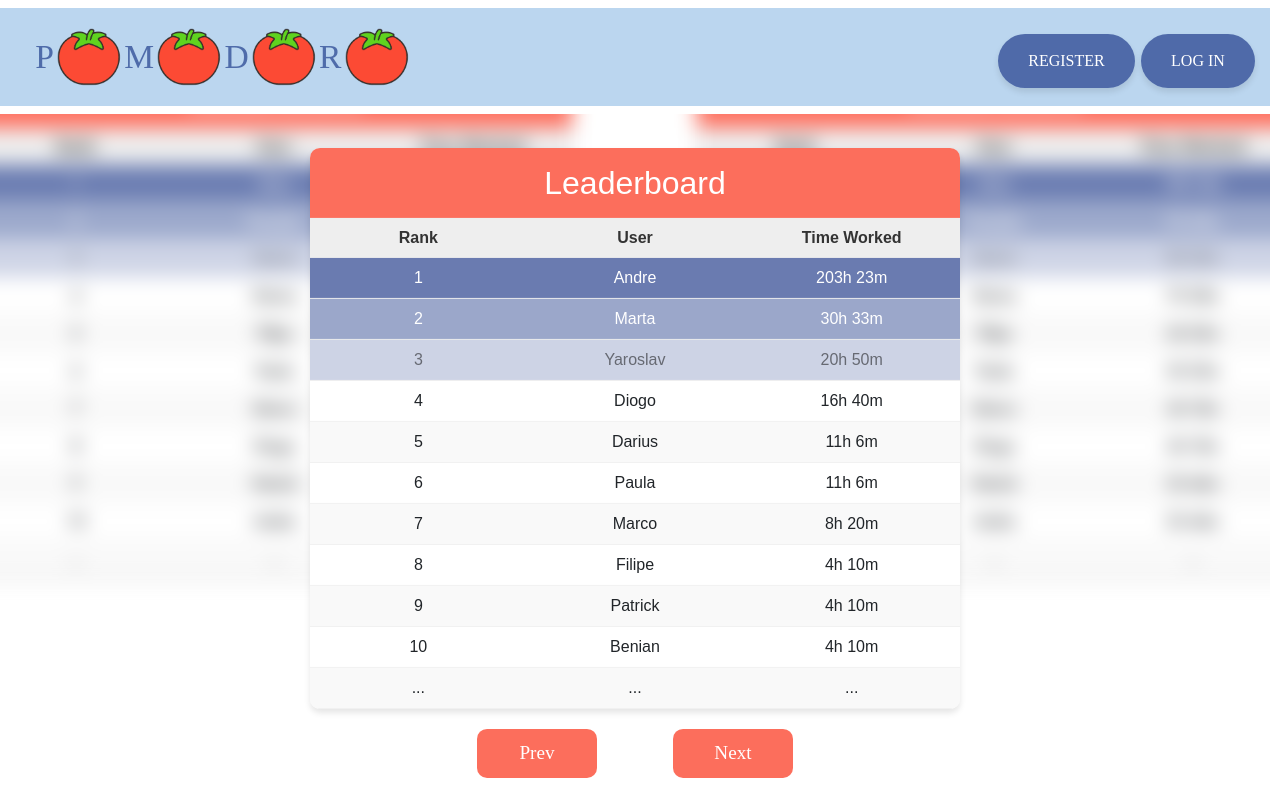
/leaderboard?timeframe=&action=prev, run on the app's committed database.
### tables this page shows
CREATE TABLE users (
    id INTEGER PRIMARY KEY AUTOINCREMENT NOT NULL,
    username TEXT NOT NULL, hash TEXT NOT NULL
);

### blueprints/main/leaderboard.py (the view)
@leaderboard_bp.route('/leaderboard', methods=['GET'])
def show_leaderboard():
	timeframe = request.args.get('timeframe', 'today')
	action = request.args.get('action', None)  # Check if action (prev/next) is specified
	print(action)
	current_index = session.get('current_index', 0)
	if action == 'prev':
		current_index = (current_index - 1) % len(TIMEFRAMES)  # Wrap around with modulo
	elif action == 'next':
		current_index = (current_index + 1) % len(TIMEFRAMES)  # Wrap around with modulo
	session['current_index'] = current_index
	timeframe = TIMEFRAMES[current_index]
	return leaderboard(timeframe)

### app.py (called while the page is built)
@app.after_request
def after_request(response):
	response.headers["Cache-Control"] = "no-cache, no-store, must-revalidate"
	response.headers["Expires"] = 0
	response.headers["Pragma"] = "no-cache"
	return response

### templates/leaderboard.html (shortened to what this page needs)
{% extends "layout.html" %}
{% block main %}
	<div class="leaderboard-container">
		<div class="leaderboard">
			<h2>Leaderboard</h2>
			<div class="leaderboard-header leader-container">
				<div class="rank">Rank</div>
				<div class="user">User</div>
				<div class="time">Time Worked</div>
			</div>
			<div class="leaderboard-rows ">
				{% for entry in leaderboard_data %}
					<div class="leaderboard-row leader-container">
						<div class="rank">{{ entry.rank }}</div>
						<div class="user">{{ entry.username }}</div>
						<div class="time">{{ entry.total_time }}</div>
					</div>
				{% endfor %}
				{% if leaderboard_data|length < 11 %}
					{% for i in range(leaderboard_data|length, 11) %}
						<div class="leaderboard-row more-users leader-container">
							<div class="rank">...</div>
							<div class="user">...</div>
							<div class="time">...</div>
						</div>
					{% endfor %}
				{% endif %}
			</div>
		</div>
		<div class="leaderboard-navigation">
			<a href="{{ url_for('main.leaderboard.show_leaderboard', timeframe=timeframe, action='prev') }}">
				<button>Prev</button>
			</a>
			<a href="{{ url_for('main.leaderboard.show_leaderboard', timeframe=timeframe, action='next') }}">
				<button>Next</button>
			</a>
		</div>
	</div>
	<div class="blurred-leaderboards-left">
		<img src="{{ url_for('static', filename='images/day-leaderboard.png') }}" alt="Day Leaderboard" class="blurred-leaderboard-left">
	</div>
	<div class="blurred-leaderboards-right">
		<img src="{{ url_for('static', filename='images/day-leaderboard.png') }}" alt="Day Leaderboard" class="blurred-leaderboard-right">
	</div>
{% endblock %}

### templates/layout.html (shortened to what this page needs)
<!DOCTYPE html>
<html lang="en">
	<head>
		<link href="https://cdn.jsdelivr.net/npm/bootstrap@5.3.3/dist/css/bootstrap.min.css" rel="stylesheet">
		<link href="/static/css/styles.css" rel="stylesheet">
		<link href="/static/css/calendar.css" rel="stylesheet">
		<link href="/static/css/leaderboard.css" rel="stylesheet">
		<link href="/static/css/statistics.css" rel="stylesheet">
		<link href="/static/css/buttons.css" rel="stylesheet">
		<link href="/static/css/nav.css" rel="stylesheet">
	</head>
	<body>
		<nav class="navbar navbar-light">
			<div class="container-fluid blue-band navbar-expand-md">
				<a class="navbar-brand" href="/">
					<span class="letter">P</span>
					<img src="{{ url_for('static', filename='images/tomato.png') }}" class="nav-img" alt="o">
					<span class="letter">M</span>
					<img src="{{ url_for('static', filename='images/tomato.png') }}" class="nav-img" alt="o">
					<span class="letter">D</span>
					<img src="{{ url_for('static', filename='images/tomato.png') }}" class="nav-img" alt="o">
					<span class="letter">R</span>
					<img src="{{ url_for('static', filename='images/tomato.png') }}" class="nav-img" alt="o">
				</a>
				<div class="collapse navbar-collapse" id="navbar">
					{% if session["user_id"] %}
						<ul class="navbar-nav me-auto mt-2">
							<li class="nav-item"><a class="btn" href="/statistics">Statistics</a></li>
							<li class="nav-item"><a class="btn" href="/calendar">Calendar</a></li>
							<li class="nav-item"><a class="btn" href="/leaderboard">Leaderboard</a></li>
						</ul>
						<ul class="navbar-nav ms-auto mt-2">
							<li class="nav-item"><a class="btn" href="/logout">Log Out</a></li>
						</ul>
					{% else %}
						<ul class="navbar-nav ms-auto mt-2">
							<li class="nav-item"><a class="btn" href="/register">Register</a></li>
							<li class="nav-item"><a class="btn" href="/login">Log In</a></li>
						</ul>
					{% endif %}
				</div>
			</div>
		</nav>
		<main class="container py-5 text-center futura">
			{% block main %}{% endblock %}
		</main>
	</body>
</html>

### static/css/styles.css (style rules this page uses)
:root { --grey-color: rgba(200, 200, 200, 0.3); --darkblue-color: rgba(7, 36, 124, 0.6); --red-color: rgba(252, 74, 52, 0.8); --green-color: rgba(95, 211, 31, 1); --blue-color: rgba(30, 119, 201, 0.3); }
body { background-color: white; background-size: 20px 20px; background-position: center; }
.futura { font-family: 'Futura'; }
.container { display: flex; justify-content: center; align-items: center; }

### static/css/leaderboard.css (style rules this page uses)
.leaderboard { width: 100%; max-width: 650px; margin: 0; background-color: #ffffff; border-radius: 10px; box-shadow: 0 4px 6px rgba(0, 0, 0, 0.1); font-family: 'Futura', sans-serif; overflow: hidden; }
.leaderboard h2 { text-align: center; background-color: rgba(252, 74, 52, 0.8); color: white; padding: 1rem; margin: 0; }
.leaderboard-header { display: grid; grid-template-columns: 1fr 2fr 2fr; background-color: rgba(200, 200, 200, 0.3); font-weight: bold; padding: 0.5rem; text-align: left; color: #333; }
.leaderboard-rows { display: flex; flex-direction: column; }
.leaderboard-row { display: grid; grid-template-columns: 1fr 2fr 2fr; padding: 0.5rem; border-bottom: 1px solid #f0f0f0; align-items: center; }
.leaderboard-row:nth-child(odd) { background-color: #f9f9f9; }
.leaderboard-row:first-child { background-color: rgba(7, 36, 124, 0.6); color: rgba(255, 255, 255); }
.leaderboard-row:nth-child(2) { background-color: rgba(7, 36, 124, 0.4); color: rgba(255, 255, 255); }
.leaderboard-row:nth-child(3) { background-color: rgba(7, 36, 124, 0.2); color: rgba(0, 0, 0, 0.5); }
.leader-container { display: grid; grid-template-columns: 1fr 1fr 1fr; text-align: center; gap: 1rem; }
.leaderboard-container { width: 100%; max-width: 650px; position: absolute; top: 50%; left: 50%; transform: translate(-50%, -40%); align-items: center; flex-direction: column; align-items: center; }
.blurred-leaderboards-left { display: flex; flex-direction: row; gap: 1rem; left: -200px; z-index: -1; width: 100%; max-width: 600px; position: absolute; top: 50%; left: 50%; transform: translate(-110%, -65%); }
.blurred-leaderboard-left { width: 100%; height: auto; filter: blur(10px); }
.blurred-leaderboards-right { display: flex; flex-direction: row; gap: 1rem; left: +200px; z-index: -1; width: 100%; max-width: 600px; position: absolute; top: 50%; left: 50%; transform: translate(10%, -65%); }
.blurred-leaderboard-right { width: 100%; height: auto; filter: blur(10px); }
.leaderboard-navigation { display: flex; flex-direction: row; gap: 1rem; margin-top: 20px; justify-content: center; }
.leaderboard-navigation button { flex: none; width: 120px; background-color: rgba(252, 74, 52, 0.8); color: white; border: none; cursor: pointer; margin-right: 30px; margin-left: 30px; border-radius: 10px; }

### static/css/buttons.css (style rules this page uses)
button { padding: 10px 20px; font-size: 1.2em; cursor: pointer; background-color: #28a745; color: white; border: none; border-radius: 5px; }

### static/css/nav.css (style rules this page uses)
nav .navbar-brand { padding: 20px; font-size: 3em; display: flex; align-items: center; }
.letter { font-family: 'Futura'; color: rgba(7, 36, 124, 0.6); font-size: 0.7em; line-height: 1; margin: 0.2rem 0.2rem; }
.nav-img { height: 1.2em; width: auto; }
nav { background-color: white; background-image: none; position: absolute; width: 100%; }
nav .navbar-nav { display: flex; align-items: center; }
.blue-band { background-color: rgba(30, 119, 201, 0.3); width: 100%; top: 0; position: relative; }
.btn { font-family: 'Futura'; border-radius: 50px; margin: 0 0.2rem; padding: 15px 30px; background-color: rgba(7, 36, 124, 0.6); color: rgb(255, 255, 255); border: none; cursor: pointer; transition: background-color 0.3s, transform 0.2s; text-align: center; text-decoration: none; display: inline-block; text-transform: uppercase; box-shadow: 0 4px 6px rgba(0, 0, 0, 0.1); vertical-align: middle; }

### data on the page
users: rank "1", username "Andre", total_time "203h 23m"
users: rank "2", username "Marta", total_time "30h 33m"
users: rank "3", username "Yaroslav", total_time "20h 50m"
users: rank "4", username "Diogo", total_time "16h 40m"
users: rank "5", username "Darius", total_time "11h 6m"
users: rank "6", username "Paula", total_time "11h 6m"
users: rank "7", username "Marco", total_time "8h 20m"
users: rank "8", username "Filipe", total_time "4h 10m"
users: rank "9", username "Patrick", total_time "4h 10m"
users: rank "10", username "Benian", total_time "4h 10m"
